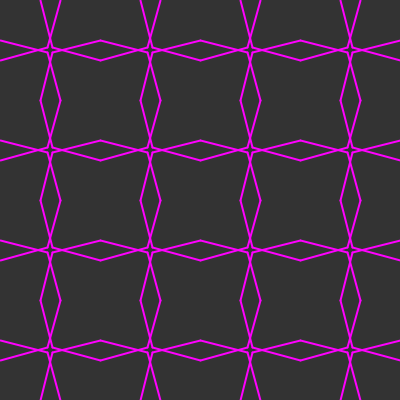
Frame 1 (no input)
Frame 60 (the mouse pressed at the canvas centre just before this capture): identical to frame 1, image omitted
Frame 120 (the mouse held since frame 60 and released just before this capture): identical to frame 1, image omitted

The Processing sketch that drew this single still picture (run headless with seeded random() and noise(); from frame 60 on, the mouse is pressed at the canvas centre):

// Processing sketch: p54_islamic_star_pattern_1
// ── p54_islamic_star_pattern_1.pde
/*

http://www.cgl.uwaterloo.ca/csk/projects/starpatterns/
https://en.wikipedia.org/wiki/Ernest_Hanbury_Hankin

*/

ArrayList<Polygon> polys;

float angle;
float delta;

float deltaSlider;
float angleSlider;

void setup() {
  size(400, 400);
  angle = 75;
  delta = 10;
  deltaSlider = delta;
  angleSlider = angle;
  
  polys = new ArrayList<Polygon>();
  
  var inc = 100;
  for (var x = 0; x < width; x += inc) {
    for (var y = 0; y < height; y += inc) {
      var poly = new Polygon();
      poly.addVertex(x, y);
      poly.addVertex(x + inc, y);
      poly.addVertex(x + inc, y + inc);
      poly.addVertex(x, y + inc);
      poly.close();
      polys.add(poly);
    }
  }
}

void draw() {
  background(51);
  angle = angleSlider;
  delta = deltaSlider;
  
  strokeWeight(2);
  for (var i = 0; i < polys.size(); i++) {
    var poly = polys.get(i);
    poly.hankin();
    poly.show();
  }
}

void keyPressed() {
  if (keyCode == UP) {
    deltaSlider += 1;
  } else if (keyCode == DOWN) {
    deltaSlider -= 1;
  } else if (keyCode == LEFT) {
    angleSlider -= 1;
  } else if (keyCode == RIGHT) {
    angleSlider += 1;
  }
  deltaSlider = constrain(deltaSlider, 0, 25);
  angleSlider = constrain(angleSlider, 0, 90);
  print("Angle: " + angle + " Delta: " + delta + "\n");
}

class Hankin {
  PVector a, b, v;
  PVector end;
  float prevD;
  
  Hankin(PVector a, PVector v) {
    this.a = a;
    this.v = v;
    this.b = PVector.add(a, v);
    this.end = null;
    this.prevD = 0;
  }
  
  void show() {
    stroke(255, 0, 255);
    line(this.a.x, this.a.y, this.end.x, this.end.y);
  }
  
  // http://paulbourke.net/geometry/pointlineplane/
  void findEnd(Hankin other) {
    var den = (other.v.y * this.v.x) - (other.v.x * this.v.y);
    if (den == 0) {
      return;
    }
    var numa = (other.v.x * (this.a.y - other.a.y)) - (other.v.y * (this.a.x - other.a.x));
    var numb = (this.v.x * (this.a.y - other.a.y)) - (this.v.y * (this.a.x - other.a.x));
    var ua = numa / den;
    var ub = numb / den;
    var x = this.a.x + (ua * this.v.x);
    var y = this.a.y + (ua * this.v.y);

    if (ua > 0 && ub > 0) {
      var candidate = new PVector(x, y);
      var d1 = PVector.dist(candidate, this.a);
      var d2 = PVector.dist(candidate, other.a);
      var d = d1 + d2;
      var diff = abs(d1 - d2);
      if (diff < 0.001) {
        if (this.end == null) {
          this.end = candidate;
          this.prevD = d;
        } else if (d < this.prevD) {
          this.prevD = d;
          this.end = candidate;
        }
      }
    }
  }
}

class Edge {
  PVector a, b;
  Hankin h1, h2;
  
  Edge(PVector a, PVector b) {
    this.a = a;
    this.b = b;
    this.h1 = null;
    this.h2 = null;
  }

  void show() {
    stroke(255, 50);
    //line(this.a.x, this.a.y, this.b.x, this.b.y);
    h1.show();
    h2.show();
  }

  void hankin() {
    var mid = PVector.add(a, b);
    mid.mult(0.5);

    var v1 = PVector.sub(a, mid);
    var v2 = PVector.sub(b, mid);
    var offset1 = mid;
    var offset2 = mid;
    if (delta > 0) {
      v1.setMag(delta);
      v2.setMag(delta);
      offset1 = PVector.add(mid, v2);
      offset2 = PVector.add(mid, v1);
    }
    v1.normalize();
    v2.normalize();

    v1.rotate(radians(-angle));
    v2.rotate(radians(angle));

    h1 = new Hankin(offset1, v1);
    h2 = new Hankin(offset2, v2);
  }

  void findEnds(Edge edge) {
    h1.findEnd(edge.h1);
    h1.findEnd(edge.h2);
    h2.findEnd(edge.h1);
    h2.findEnd(edge.h2);
  }
}

class Polygon {
  ArrayList<PVector> vertices;
  ArrayList<Edge> edges;
  
  Polygon() {
    vertices = new ArrayList<PVector>();
    edges = new ArrayList<Edge>();
  }

  void addVertex(float x, float y) {
    var a = new PVector(x, y);
    var total = vertices.size();
    if (total > 0) {
      var prev = this.vertices.get(total - 1);
      var edge = new Edge(prev, a);
      edges.add(edge);
    }
    vertices.add(a);
  }

  void close() {
    var total = vertices.size();
    var last = vertices.get(total - 1);
    var first = vertices.get(0);
    var edge = new Edge(last, first);
    edges.add(edge);
  }

  void hankin() {
    for (var i = 0; i < edges.size(); i++) {
      var edge = edges.get(i);
      edge.hankin();
    }

    for (var i = 0; i < edges.size(); i++) {
      for (var j = 0; j < edges.size(); j++) {
        if (i != j) {
          var edge = edges.get(i);
          var nextEdge = edges.get(j);
          edge.findEnds(nextEdge);
        }
      }
    }
  }

  void show() {
    for (var i = 0; i < edges.size(); i++) {
      var edge = edges.get(i);
      edge.show();
    }
  }
}
